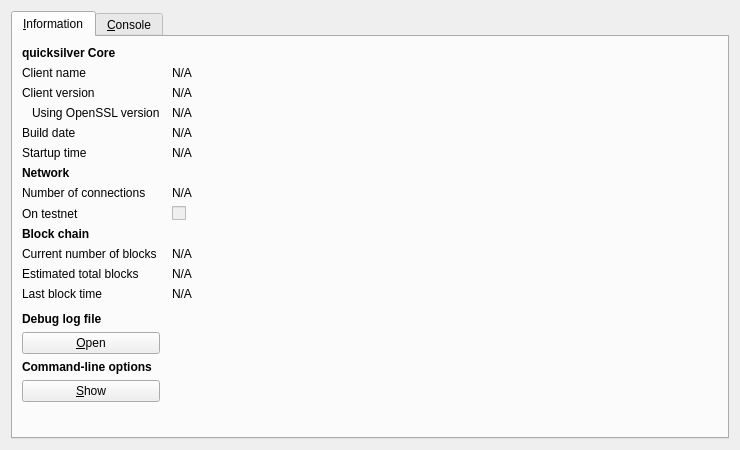
<?xml version="1.0" encoding="UTF-8"?>
<ui version="4.0">
 <class>RPCConsole</class>
 <widget class="QDialog" name="RPCConsole">
  <property name="geometry">
   <rect>
    <x>0</x>
    <y>0</y>
    <width>740</width>
    <height>450</height>
   </rect>
  </property>
  <property name="windowTitle">
   <string>quicksilver - Debug window</string>
  </property>
  <layout class="QVBoxLayout" name="verticalLayout_2">
   <item>
    <widget class="QTabWidget" name="tabWidget">
     <property name="currentIndex">
      <number>0</number>
     </property>
     <widget class="QWidget" name="tab_info">
      <attribute name="title">
       <string>&amp;Information</string>
      </attribute>
      <layout class="QGridLayout" name="gridLayout" columnstretch="0,1">
       <property name="horizontalSpacing">
        <number>12</number>
       </property>
       <item row="0" column="0">
        <widget class="QLabel" name="label_9">
         <property name="font">
          <font>
           <weight>75</weight>
           <bold>true</bold>
          </font>
         </property>
         <property name="text">
          <string>quicksilver Core</string>
         </property>
        </widget>
       </item>
       <item row="1" column="0">
        <widget class="QLabel" name="label_5">
         <property name="text">
          <string>Client name</string>
         </property>
        </widget>
       </item>
       <item row="1" column="1">
        <widget class="QLabel" name="clientName">
         <property name="cursor">
          <cursorShape>IBeamCursor</cursorShape>
         </property>
         <property name="text">
          <string>N/A</string>
         </property>
         <property name="textFormat">
          <enum>Qt::PlainText</enum>
         </property>
         <property name="textInteractionFlags">
          <set>Qt::LinksAccessibleByMouse|Qt::TextSelectableByKeyboard|Qt::TextSelectableByMouse</set>
         </property>
        </widget>
       </item>
       <item row="2" column="0">
        <widget class="QLabel" name="label_6">
         <property name="text">
          <string>Client version</string>
         </property>
        </widget>
       </item>
       <item row="2" column="1">
        <widget class="QLabel" name="clientVersion">
         <property name="cursor">
          <cursorShape>IBeamCursor</cursorShape>
         </property>
         <property name="text">
          <string>N/A</string>
         </property>
         <property name="textFormat">
          <enum>Qt::PlainText</enum>
         </property>
         <property name="textInteractionFlags">
          <set>Qt::LinksAccessibleByMouse|Qt::TextSelectableByKeyboard|Qt::TextSelectableByMouse</set>
         </property>
        </widget>
       </item>
       <item row="3" column="0">
        <widget class="QLabel" name="label_14">
         <property name="text">
          <string>Using OpenSSL version</string>
         </property>
         <property name="indent">
          <number>10</number>
         </property>
        </widget>
       </item>
       <item row="3" column="1">
        <widget class="QLabel" name="openSSLVersion">
         <property name="cursor">
          <cursorShape>IBeamCursor</cursorShape>
         </property>
         <property name="text">
          <string>N/A</string>
         </property>
         <property name="textFormat">
          <enum>Qt::PlainText</enum>
         </property>
         <property name="textInteractionFlags">
          <set>Qt::LinksAccessibleByMouse|Qt::TextSelectableByKeyboard|Qt::TextSelectableByMouse</set>
         </property>
        </widget>
       </item>
       <item row="4" column="0">
        <widget class="QLabel" name="label_12">
         <property name="text">
          <string>Build date</string>
         </property>
        </widget>
       </item>
       <item row="4" column="1">
        <widget class="QLabel" name="buildDate">
         <property name="cursor">
          <cursorShape>IBeamCursor</cursorShape>
         </property>
         <property name="text">
          <string>N/A</string>
         </property>
         <property name="textFormat">
          <enum>Qt::PlainText</enum>
         </property>
         <property name="textInteractionFlags">
          <set>Qt::LinksAccessibleByMouse|Qt::TextSelectableByKeyboard|Qt::TextSelectableByMouse</set>
         </property>
        </widget>
       </item>
       <item row="5" column="0">
        <widget class="QLabel" name="label_13">
         <property name="text">
          <string>Startup time</string>
         </property>
        </widget>
       </item>
       <item row="5" column="1">
        <widget class="QLabel" name="startupTime">
         <property name="cursor">
          <cursorShape>IBeamCursor</cursorShape>
         </property>
         <property name="text">
          <string>N/A</string>
         </property>
         <property name="textFormat">
          <enum>Qt::PlainText</enum>
         </property>
         <property name="textInteractionFlags">
          <set>Qt::LinksAccessibleByMouse|Qt::TextSelectableByKeyboard|Qt::TextSelectableByMouse</set>
         </property>
        </widget>
       </item>
       <item row="6" column="0">
        <widget class="QLabel" name="label_11">
         <property name="font">
          <font>
           <weight>75</weight>
           <bold>true</bold>
          </font>
         </property>
         <property name="text">
          <string>Network</string>
         </property>
        </widget>
       </item>
       <item row="7" column="0">
        <widget class="QLabel" name="label_7">
         <property name="text">
          <string>Number of connections</string>
         </property>
        </widget>
       </item>
       <item row="7" column="1">
        <widget class="QLabel" name="numberOfConnections">
         <property name="cursor">
          <cursorShape>IBeamCursor</cursorShape>
         </property>
         <property name="text">
          <string>N/A</string>
         </property>
         <property name="textFormat">
          <enum>Qt::PlainText</enum>
         </property>
         <property name="textInteractionFlags">
          <set>Qt::LinksAccessibleByMouse|Qt::TextSelectableByKeyboard|Qt::TextSelectableByMouse</set>
         </property>
        </widget>
       </item>
       <item row="8" column="0">
        <widget class="QLabel" name="label_8">
         <property name="text">
          <string>On testnet</string>
         </property>
        </widget>
       </item>
       <item row="8" column="1">
        <widget class="QCheckBox" name="isTestNet">
         <property name="enabled">
          <bool>false</bool>
         </property>
         <property name="text">
          <string/>
         </property>
        </widget>
       </item>
       <item row="9" column="0">
        <widget class="QLabel" name="label_10">
         <property name="font">
          <font>
           <weight>75</weight>
           <bold>true</bold>
          </font>
         </property>
         <property name="text">
          <string>Block chain</string>
         </property>
        </widget>
       </item>
       <item row="10" column="0">
        <widget class="QLabel" name="label_3">
         <property name="text">
          <string>Current number of blocks</string>
         </property>
        </widget>
       </item>
       <item row="10" column="1">
        <widget class="QLabel" name="numberOfBlocks">
         <property name="cursor">
          <cursorShape>IBeamCursor</cursorShape>
         </property>
         <property name="text">
          <string>N/A</string>
         </property>
         <property name="textFormat">
          <enum>Qt::PlainText</enum>
         </property>
         <property name="textInteractionFlags">
          <set>Qt::LinksAccessibleByMouse|Qt::TextSelectableByKeyboard|Qt::TextSelectableByMouse</set>
         </property>
        </widget>
       </item>
       <item row="11" column="0">
        <widget class="QLabel" name="label_4">
         <property name="text">
          <string>Estimated total blocks</string>
         </property>
        </widget>
       </item>
       <item row="11" column="1">
        <widget class="QLabel" name="totalBlocks">
         <property name="cursor">
          <cursorShape>IBeamCursor</cursorShape>
         </property>
         <property name="text">
          <string>N/A</string>
         </property>
         <property name="textFormat">
          <enum>Qt::PlainText</enum>
         </property>
         <property name="textInteractionFlags">
          <set>Qt::LinksAccessibleByMouse|Qt::TextSelectableByKeyboard|Qt::TextSelectableByMouse</set>
         </property>
        </widget>
       </item>
       <item row="12" column="0">
        <widget class="QLabel" name="label_2">
         <property name="text">
          <string>Last block time</string>
         </property>
        </widget>
       </item>
       <item row="12" column="1">
        <widget class="QLabel" name="lastBlockTime">
         <property name="cursor">
          <cursorShape>IBeamCursor</cursorShape>
         </property>
         <property name="text">
          <string>N/A</string>
         </property>
         <property name="textFormat">
          <enum>Qt::PlainText</enum>
         </property>
         <property name="textInteractionFlags">
          <set>Qt::LinksAccessibleByMouse|Qt::TextSelectableByKeyboard|Qt::TextSelectableByMouse</set>
         </property>
        </widget>
       </item>
       <item row="13" column="0">
        <spacer name="verticalSpacer_2">
         <property name="orientation">
          <enum>Qt::Vertical</enum>
         </property>
         <property name="sizeHint" stdset="0">
          <size>
           <width>20</width>
           <height>20</height>
          </size>
         </property>
        </spacer>
       </item>
       <item row="14" column="0">
        <widget class="QLabel" name="labelDebugLogfile">
         <property name="font">
          <font>
           <weight>75</weight>
           <bold>true</bold>
          </font>
         </property>
         <property name="text">
          <string>Debug log file</string>
         </property>
        </widget>
       </item>
       <item row="15" column="0">
        <widget class="QPushButton" name="openDebugLogfileButton">
         <property name="toolTip">
          <string>Open the quicksilver debug log file from the current data directory. This can take a few seconds for large log files.</string>
         </property>
         <property name="text">
          <string>&amp;Open</string>
         </property>
         <property name="autoDefault">
          <bool>false</bool>
         </property>
        </widget>
       </item>
       <item row="16" column="0">
        <widget class="QLabel" name="labelCLOptions">
         <property name="font">
          <font>
           <weight>75</weight>
           <bold>true</bold>
          </font>
         </property>
         <property name="text">
          <string>Command-line options</string>
         </property>
        </widget>
       </item>
       <item row="17" column="0">
        <widget class="QPushButton" name="showCLOptionsButton">
         <property name="toolTip">
          <string>Show the quicksilver-Qt help message to get a list with possible quicksilver command-line options.</string>
         </property>
         <property name="text">
          <string>&amp;Show</string>
         </property>
         <property name="autoDefault">
          <bool>false</bool>
         </property>
        </widget>
       </item>
       <item row="18" column="0">
        <spacer name="verticalSpacer">
         <property name="orientation">
          <enum>Qt::Vertical</enum>
         </property>
         <property name="sizeHint" stdset="0">
          <size>
           <width>20</width>
           <height>40</height>
          </size>
         </property>
        </spacer>
       </item>
      </layout>
     </widget>
     <widget class="QWidget" name="tab_console">
      <attribute name="title">
       <string>&amp;Console</string>
      </attribute>
      <layout class="QVBoxLayout" name="verticalLayout_3">
       <property name="spacing">
        <number>3</number>
       </property>
       <item>
        <widget class="QTextEdit" name="messagesWidget">
         <property name="minimumSize">
          <size>
           <width>0</width>
           <height>100</height>
          </size>
         </property>
         <property name="readOnly">
          <bool>true</bool>
         </property>
         <property name="tabKeyNavigation" stdset="0">
          <bool>false</bool>
         </property>
         <property name="columnCount" stdset="0">
          <number>2</number>
         </property>
        </widget>
       </item>
       <item>
        <layout class="QHBoxLayout" name="horizontalLayout">
         <property name="spacing">
          <number>3</number>
         </property>
         <item>
          <widget class="QLabel" name="label">
           <property name="text">
            <string notr="true">&gt;</string>
           </property>
          </widget>
         </item>
         <item>
          <widget class="QLineEdit" name="lineEdit"/>
         </item>
         <item>
          <widget class="QPushButton" name="clearButton">
           <property name="maximumSize">
            <size>
             <width>24</width>
             <height>24</height>
            </size>
           </property>
           <property name="toolTip">
            <string>Clear console</string>
           </property>
           <property name="text">
            <string/>
           </property>
           <property name="icon">
            <iconset resource="../bitcoin.qrc">
             <normaloff>:/icons/remove</normaloff>:/icons/remove</iconset>
           </property>
           <property name="shortcut">
            <string notr="true">Ctrl+L</string>
           </property>
           <property name="autoDefault">
            <bool>false</bool>
           </property>
          </widget>
         </item>
        </layout>
       </item>
      </layout>
     </widget>
    </widget>
   </item>
  </layout>
 </widget>
 <resources>
  <include location="../bitcoin.qrc"/>
 </resources>
 <connections/>
</ui>
